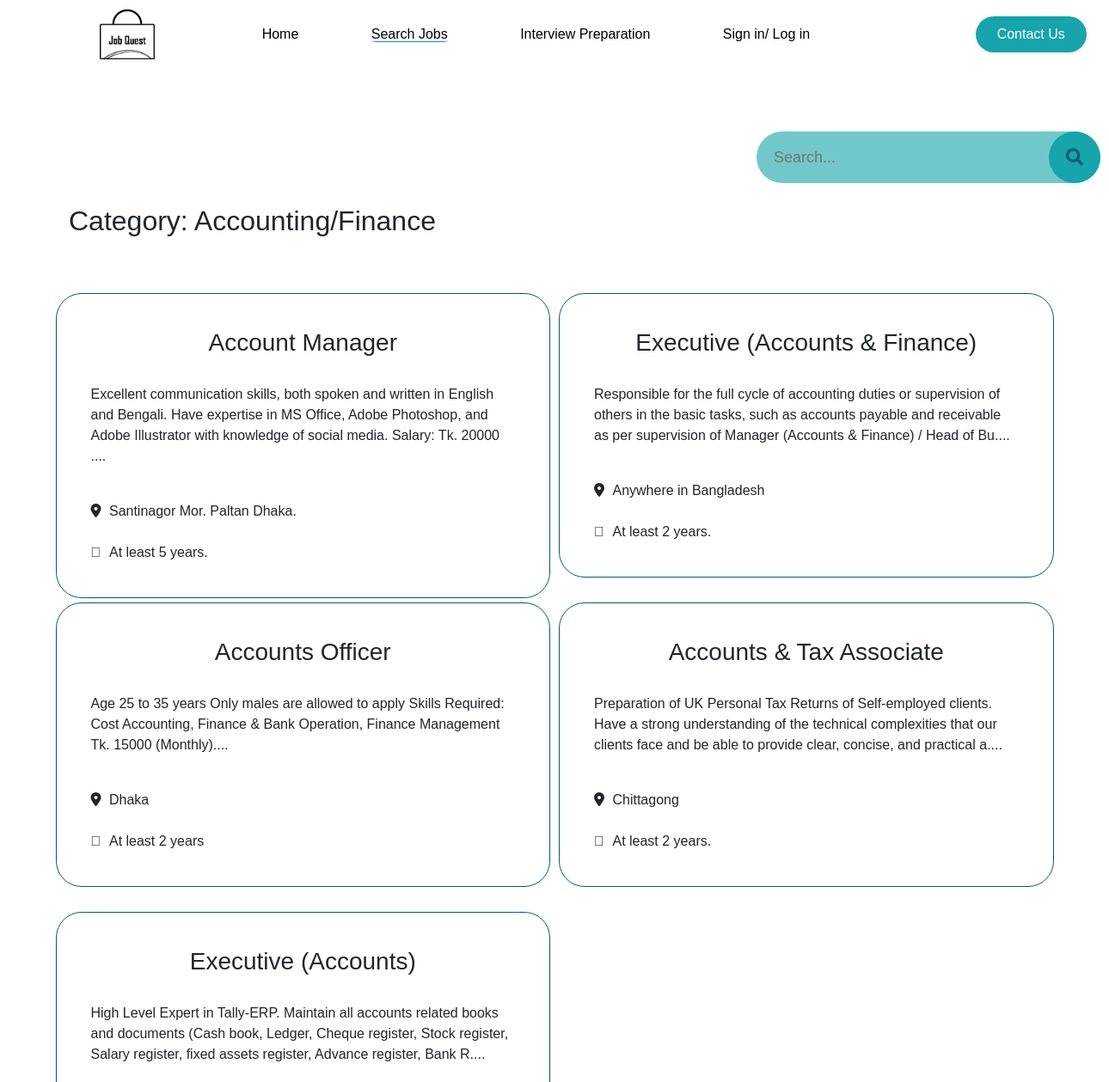
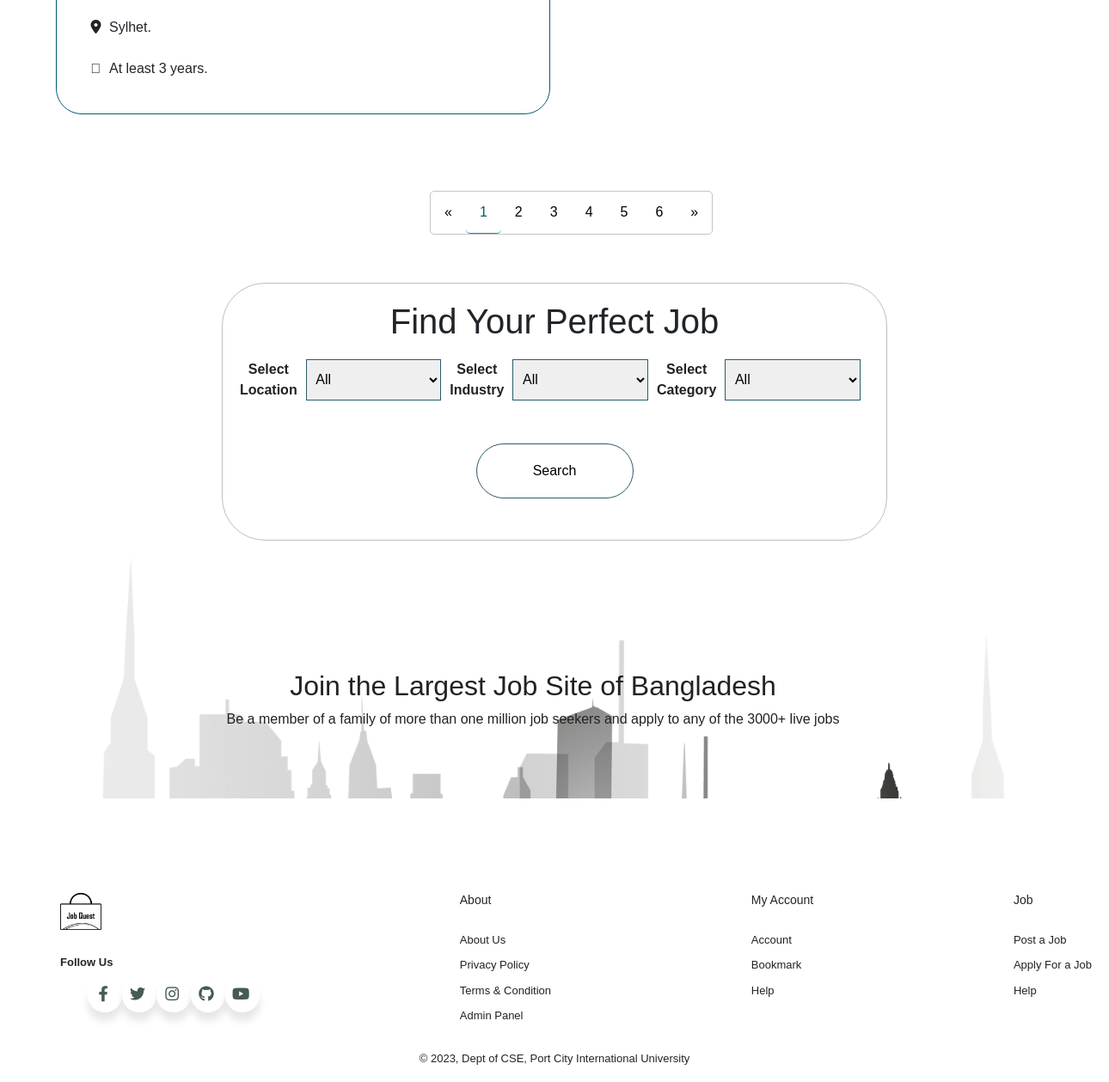
Page /c_acc_fin.php on the committed database (2 pictures, top to bottom).
### tables this page shows
CREATE TABLE `acc_fin` (
  `Title` varchar(100) NOT NULL,
  `Description` varchar(200) NOT NULL,
  `Location` varchar(30) NOT NULL,
  `Experience` varchar(20) NOT NULL,
  `acc_id` int(10) NOT NULL
);

### c_acc_fin.php (the view, shortened to what this page needs)
<?php
include('dbconnect.php');
?>
<!DOCTYPE html>
<html lang="en">
<head>
    <link rel="stylesheet" href="bootstrap/css/bootstrap.min.css">
    <link rel="stylesheet" href="https://pro.fontawesome.com/releases/v5.15.4/css/all.css" />
    <link rel="stylesheet" href="category.css">
</head>
<body>
    <header>
        <span class="logo"><a href="index.php"><img src="./media/logo/logo.png" alt=""></a></span>
        <nav class="header">
            <ul class="nav_links">
                <li><a href="index.php">Home</a></li>
                <li><a class="active" href="search_jobs.php">Search Jobs</a></li>
                <li><a href="interviewprep.php">Interview Preparation</a></li>
                <li><a href="login.php" data-bs-toggle="modal" data-bs-target="#exampleModal" data-bs-whatever="@getbootstrap" id="text-white" aria-current="page">Sign in/ Log in</a></li>
            </ul>
        </nav>
        <a class="cta" href="contact.php"><button type="">Contact Us</button></a>
    </header>
    <div class="search-container">
        <div class="search_wrap search_wrap_3">
            <div class="search_box">
                <form method="post">
                    <input class="input" list="alljobs" type="text" name="alljobs" placeholder="Search..." required>
                    <div id="sbutton" class="btn btn_common">
                        <button name="search" class="fas fa-search"></button>
                    </div>
                </form>
            </div>
        </div>
    </div>
    <section>
        <h2 class="catergory-text">Category: Accounting/Finance</h2>
        <div class="new-jobs">
            <?php
            $ret1 = mysqli_query($con, "Select * From acc_fin ");
            while ($result1 = mysqli_fetch_array($ret1)) {
            ?>
                <div class="full-new-jobs-divs" onclick="window.location.href='single_job.php?editid=<?php echo $result1['id']; ?>';">
                    <div class="new-jobs-divs">
                        <h3><?php echo $result1['Title']; ?></h3><br>
                        <p><?php echo $result1['Description']; ?>....</p><br>
                        <i class="fa-solid fa-location-dot"></i>
                        <span>
                            <?php echo $result1['Location']; ?>
                        </span><br>
                        <br> <i class="fal fa-briefcase"></i>
                        <span><?php echo $result1['Experience']; ?></span>
                    </div>
                </div>
            <?php
            }
            ?>
        </div>
    </section>
    <div class="pagination">
        <a href="#">&laquo;</a>
        <a href="#" class="active">1</a>
        <a href="#">2</a>
        <a href="#">3</a>
        <a href="#">4</a>
        <a href="#">5</a>
        <a href="#">6</a>
        <a href="#">&raquo;</a>
    </div>
    <section class="filter-section">
        <h1>Find Your Perfect Job</h1>
        <div class="filter">
            <label><b>Select Location</b></label>
            <select>
                <option>All</option>
            </select>
            <label><b>Select Industry</b></label>
            <select>
                <option>All</option>
            </select>
            <label><b>Select Category</b></label>
            <select>
                <option>All</option>
            </select>
        </div>
        <button name='search_filter' class="search-style">Search</button>
    </section>
    <section class="full-banner">
        <h2>Join the Largest Job Site of Bangladesh</h2>
        <p>Be a member of a family of more than one million job seekers
            and apply to any of the 3000+ live jobs</p>
    </section>
    <?php
    include('footer.php');
    ?>
</body>
</html>

### category.css (style rules this page uses)
* { margin: 0; font-family:'Trebuchet MS', 'Lucida Sans Unicode', 'Lucida Grande', 'Lucida Sans', Arial, sans-serif; }
header { display: flex; justify-content:space-around; align-items: center; padding: 40px 0px 20px 40px; height: 30px; margin-bottom: 20px; }
.logo img { width: 4rem; }
.logo a { cursor: pointer; font-size: xx-large; padding-left:50px; }
.nav_links { list-style: none; text-decoration: none; }
.nav_links li { display: inline-block; padding: 0 40px; margin-top: 15px; }
.nav_links li a { transition: all 0.3s ease 0s; text-decoration: none; color:rgb(12, 91, 156); color: black; }
.cta button { margin-left: 100px; padding: 9px 25px; background-color:rgb(21, 165, 170); border: none; border-radius: 50px; cursor: pointer; color: white; }
.active { border-bottom: 1px solid #0292be; border-width: 0.2%; border-radius: 10%; }
.search-container { padding: 25px 30px; }
.search-container .input { border: 0; outline: none; color: #222; background-color: rgba(21, 165, 170, 0.603); }
.search_wrap { margin: 48px 850px auto; }
.search_wrap .search_box { position: relative; width: 400px; height: 60px; }
.search_wrap .search_box .input { position: absolute; top: 0; left: 0; width: 100%; height: 100%; padding: 10px 20px; border-radius: 3px; font-size: 18px; }
#sbutton button { background-color: transparent; color:#015c75; border: none; padding: 20px; }
.search_wrap .search_box .btn { position: absolute; top: 0; right: 0; width: 60px; height: 100%; background: rgb(21, 165, 170); z-index: 1; cursor: pointer; }
.search_wrap .search_box .btn.btn_common .fas { background-color: transparent; border: none; position: absolute; top: 50%; left: 50%; transform: translate(-50%, -50%); color: white; font-size: 20px; }
.search_wrap.search_wrap_3 .search_box .input { padding-right: 80px; }
.search_wrap.search_wrap_3 .search_box .input { border-radius: 50px; }
.search_wrap.search_wrap_3 .search_box .btn { right: 0px; border-radius: 50%; }
.catergory-text { padding-left: 80px; }
.new-jobs { display: grid; grid-template-columns: repeat(2, 1fr); gap: 10px; margin:5%; margin-bottom: 70px; }
.new-jobs h3 { text-align: center; }
.new-jobs-divs span { padding-left: 5px; }
.new-jobs-divs { border:1px solid #015c75; margin-bottom: 40px; padding: 40px; border-radius: 30px; }
.full-new-jobs-divs { width: 100%; height: 350px; justify-content:space-around; }
.filter-section { border: 1px solid #2222224b; height: 300px; width: 60%; align-items: center; text-align: center; margin-left: 20%; padding:20px; border-radius: 50px; }
.filter { display: flex; margin-top: 20px; }
.filter select { padding: 0.9%; width: 40%; }
.filter label { color: #222; }
.filter select { border: 1px solid #295c6a; font-size: medium; margin-left: 10px; margin-right: 10px; }
.filter-section button, .search-style { margin-top: 50px; background-color: transparent; border: 0.5px solid #295c6a; border-radius: 50px; width: 25%; height: 25%; cursor: pointer; }
.full-banner { background-image:url(./media/img/building\ shadow.png); background-repeat: no-repeat; background-size: cover; height: 300px; text-align: center; padding-top: 150px; margin-right: 50px; color: #222; }
.pagination { display: inline-block; border:1px solid #C4C4C4; border-radius:5px; margin-left: 500px; margin-bottom: 50px; }
.pagination a { color: black; float: left; padding: 12px 16px; text-decoration: none; }
.pagination a.active { color:#015c75; border-radius: 5px; }

### rows in the picture
acc_fin: Title "Account Manager", Description "Excellent communication skills, both spoken and written in English and Bengali. Have expertise in MS Office, Adobe Photoshop, and Adobe Illustrator with knowledge of social media. Salary: Tk. 20000", Location "Santinagor Mor. Paltan Dhaka.", Experience "At least 5 years."
acc_fin: Title "Executive (Accounts & Finance)", Description "Responsible for the full cycle of accounting duties or supervision of others in the basic tasks, such as accounts payable and receivable as per supervision of Manager (Accounts & Finance) / Head of Bu", Location "Anywhere in Bangladesh", Experience "At least 2 years."
acc_fin: Title "Accounts Officer", Description "Age 25 to 35 years Only males are allowed to apply Skills Required: Cost Accounting, Finance & Bank Operation, Finance Management Tk. 15000 (Monthly)", Location "Dhaka", Experience "At least 2 years"
acc_fin: Title "Accounts & Tax Associate", Description "Preparation of UK Personal Tax Returns of Self-employed clients. Have a strong understanding of the technical complexities that our clients face and be able to provide clear, concise, and practical a", Location "Chittagong", Experience "At least 2 years."
acc_fin: Title "Executive (Accounts)", Description "High Level Expert in Tally-ERP. Maintain all accounts related books and documents (Cash book, Ledger, Cheque register, Stock register, Salary register, fixed assets register, Advance register, Bank R", Location "Sylhet.", Experience "At least 3 years."
